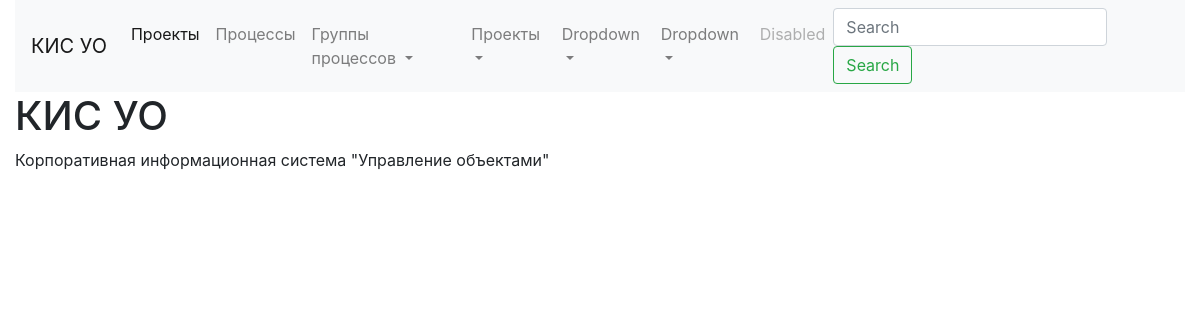
The app's page /projects/2/ with its own data.
### project/models.py (models this page shows, shortened)
class Project(models.Model):
    full_name = models.CharField('Полное название', max_length=500, unique=True, blank=False, null=False)
    short_name = models.CharField('Краткое название', max_length=50, unique=True, blank=False, null=False)
    class Meta:
        verbose_name = "Проект"
        verbose_name_plural = "Проекты"
        ordering = ['short_name']

### project/views.py (the view)
# urls.py: path('<int:pk>/', views.ProjectDetailView.as_view(), name='project-details'),
class ProjectDetailView(DetailView):
    model = Project
    def get_context_data(self, **kwargs):
        context = super().get_context_data(**kwargs)
        self.request.session['project_title'] = self.object.short_name
        return context

### context_processors/main_menu.py (called while the page is built)
def menu(request):
    context = {
        'process_groups': ProcessGroup.objects.all(),
        'projects': Project.objects.all(),
        'project_title': request.session['project_title']
    }
    return context

### project/templates/project/project_detail.html (shortened to what this page needs)
{% extends "base.html" %}
{% block content %}
<h1>{{object.short_name}}</h1>
{{object.full_name}}
{% endblock %}

### templates/navbar.html (shortened to what this page needs)
<nav class="navbar navbar-expand-lg navbar-light bg-light">
  <a class="navbar-brand" href="#">{{project_title}}</a>
  <div class="collapse navbar-collapse" id="navbarSupportedContent">
    <ul class="navbar-nav mr-auto">
      <li class="nav-item active">
        <a class="nav-link" href="{% url 'projects-list' %}">Проекты<span class="sr-only">(current)</span></a>
      </li>
      <li class="nav-item">
        <a class="nav-link" href="{% url 'process-list' %}">Процессы</a>
      </li>
      <li class="nav-item dropdown">
        <a class="nav-link dropdown-toggle" href="#" id="navbarDropdownProcessGroups" role="button" data-toggle="dropdown" aria-haspopup="true" aria-expanded="false">
         Группы процессов
        </a>
      </li>
      <li class="nav-item dropdown">
        <a class="nav-link dropdown-toggle" href="#" id="navbarDropdownProjects" role="button" data-toggle="dropdown" aria-haspopup="true" aria-expanded="false">
          Проекты
        </a>
      </li>
      <li class="nav-item dropdown">
        <a class="nav-link dropdown-toggle" href="#" id="navbarDropdown" role="button" data-toggle="dropdown" aria-haspopup="true" aria-expanded="false">
          Dropdown
        </a>
      </li>
      <li class="nav-item dropdown">
        <a class="nav-link dropdown-toggle" href="#" id="navbarDropdown" role="button" data-toggle="dropdown" aria-haspopup="true" aria-expanded="false">
          Dropdown
        </a>
      </li>
      <li class="nav-item">
        <a class="nav-link disabled" href="#">Disabled</a>
      </li>
    </ul>
    <form class="form-inline my-2 my-lg-0">
      <input class="form-control mr-sm-2" type="search" placeholder="Search" aria-label="Search">
      <button class="btn btn-outline-success my-2 my-sm-0" type="submit">Search</button>
    </form>
  </div>
</nav>

### records on screen
Project: short_name "КИС УО", full_name "Корпоративная информационная система \"Управление объектами\""
